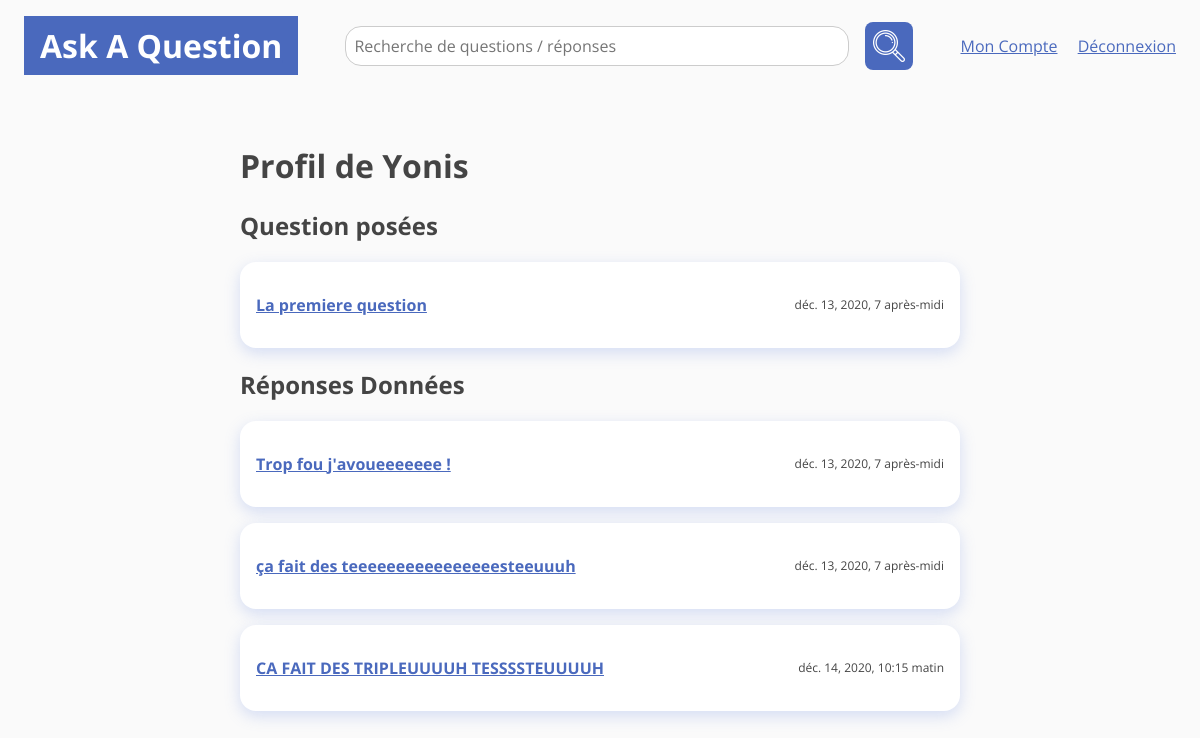
The page /profile/2 on the database its author committed.
### aaq/models.py (models this page shows, shortened)
class Question(models.Model):
    user = models.ForeignKey(User, on_delete=models.CASCADE)
    title = models.CharField(max_length=100, null=False, blank=False)
    content = models.TextField(null=False, blank=False)
    tags = models.CharField(max_length=100, null=True)
    created_at = models.DateTimeField(default=timezone.now)

class Answer(models.Model):
    question = models.ForeignKey(Question, null=False, on_delete=models.CASCADE)
    user = models.ForeignKey(User, on_delete=models.CASCADE)
    content = models.TextField(null=False, blank=False)
    answered_at = models.DateTimeField(default=timezone.now)
    parent = models.ForeignKey('self', null=True, on_delete=models.CASCADE)

### aaq/views.py (the view)
# urls.py: path('profile/<int:pk>', ProfileView.as_view()),
class ProfileView(DetailView):
    model = User
    template_name = 'aaq/profile.html'
    def get_context_data(self, *, object_list=None, **kwargs):
        result = super().get_context_data(object_list=object_list, **kwargs)
        result["questions"] = Question.objects.filter(user=self.object)
        result["answers"] = Answer.objects.filter(user=self.object)
        result["title"] = f'Profil de {self.object.username}'
        return result

### templates/aaq/profile.html
{% extends 'base.html' %}
{% block content %}
    <h1>Profil de {{ object.username }}</h1>
    {% if questions %}
        <h2>Question posées</h2>
        {% for question in questions %}
            <section class="card question-resume">
                <a href="/question/{{ question.id }}"><h3>{{ question.title }}</h3></a>
                <span>{{ question.created_at }}</span>
            </section>
        {% endfor %}
    {% else %}
        <h2>{{ object.username }} n'a posé aucune question !</h2>
    {% endif %}
    {% if answers %}
        <h2>Réponses Données</h2>
        {% for answer in answers %}
            <section class="card question-resume">
                <a href="/question/{{ answer.question.id }}"><h3>{{ answer.content }}</h3></a>
                <span>{{ answer.answered_at }}</span>
            </section>
        {% endfor %}
    {% else %}
        <h2>{{ object.username }} n'a répondu à aucun sujet !</h2>
    {% endif %}
{% endblock %}

### aaq/static/css/style.css (style rules this page uses)
:root { font-size: 16px; }
html, body { scroll-behavior: smooth; width: 100%; min-height: 100vh; background-color: #FAFAFA; color: #444; margin: 0; padding: 0; font-family: "Open Sans", sans-serif; }
h1 { font-size: 2rem; }
h2 { font-size: 1.5rem; }
h3 { font-size: 1rem; }
.flex-row, .question-resume, .topbar-searchbar, .topbar { display: flex; flex-direction: row; }
.flex-column, body, .fullscreen { display: flex; flex-direction: column; }
.align-center, .question-resume, .topbar, .fullscreen { align-items: center; }
.space-between, .question-resume, .topbar { justify-content: space-between; }
.card, .fullscreen main { background-color: white; border-radius: 1rem; box-shadow: 0px 5px 15px rgba(125, 153, 227, 0.3); padding: 1rem; margin: 1rem 0; }
.question-resume { font-size: 0.75rem; }
a, a:visited, .primary { color: #4A69BD; }

### rows shown on the page
Question: title "La premiere question", created_at "déc. 13, 2020, 7 après-midi"
Answer: content "Trop fou j'avoueeeeeee !", answered_at "déc. 13, 2020, 7 après-midi"
Answer: content "ça fait des teeeeeeeeeeeeeeeesteeuuuh", answered_at "déc. 13, 2020, 7 après-midi"
Answer: content "CA FAIT DES TRIPLEUUUUH TESSSSTEUUUUH", answered_at "déc. 14, 2020, 10:15 matin"

### other values the page prints
{{ object.username }} "Yonis"
